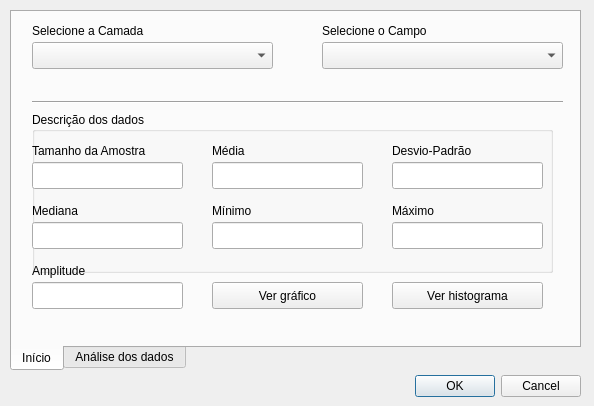
<?xml version="1.0" encoding="UTF-8"?>
<ui version="4.0">
 <class>thematicMapDialogBase</class>
 <widget class="QDialog" name="thematicMapDialogBase">
  <property name="geometry">
   <rect>
    <x>0</x>
    <y>0</y>
    <width>594</width>
    <height>406</height>
   </rect>
  </property>
  <property name="sizePolicy">
   <sizepolicy hsizetype="Fixed" vsizetype="Fixed">
    <horstretch>0</horstretch>
    <verstretch>0</verstretch>
   </sizepolicy>
  </property>
  <property name="windowTitle">
   <string>Thematic Map</string>
  </property>
  <widget class="QDialogButtonBox" name="button_box">
   <property name="geometry">
    <rect>
     <x>240</x>
     <y>370</y>
     <width>341</width>
     <height>32</height>
    </rect>
   </property>
   <property name="orientation">
    <enum>Qt::Horizontal</enum>
   </property>
   <property name="standardButtons">
    <set>QDialogButtonBox::Cancel|QDialogButtonBox::Ok</set>
   </property>
  </widget>
  <widget class="QTabWidget" name="tabWidget">
   <property name="enabled">
    <bool>true</bool>
   </property>
   <property name="geometry">
    <rect>
     <x>10</x>
     <y>10</y>
     <width>571</width>
     <height>361</height>
    </rect>
   </property>
   <property name="tabPosition">
    <enum>QTabWidget::South</enum>
   </property>
   <property name="tabShape">
    <enum>QTabWidget::Rounded</enum>
   </property>
   <property name="currentIndex">
    <number>0</number>
   </property>
   <property name="elideMode">
    <enum>Qt::ElideNone</enum>
   </property>
   <property name="usesScrollButtons">
    <bool>false</bool>
   </property>
   <widget class="QWidget" name="tab">
    <attribute name="title">
     <string>Início</string>
    </attribute>
    <widget class="QgsMapLayerComboBox" name="nomeLayer">
     <property name="geometry">
      <rect>
       <x>20</x>
       <y>30</y>
       <width>241</width>
       <height>27</height>
      </rect>
     </property>
    </widget>
    <widget class="QgsFieldComboBox" name="campo">
     <property name="enabled">
      <bool>true</bool>
     </property>
     <property name="geometry">
      <rect>
       <x>310</x>
       <y>30</y>
       <width>241</width>
       <height>27</height>
      </rect>
     </property>
    </widget>
    <widget class="QLabel" name="label_2">
     <property name="geometry">
      <rect>
       <x>310</x>
       <y>10</y>
       <width>221</width>
       <height>17</height>
      </rect>
     </property>
     <property name="text">
      <string>Selecione o Campo</string>
     </property>
    </widget>
    <widget class="QLabel" name="label">
     <property name="geometry">
      <rect>
       <x>20</x>
       <y>10</y>
       <width>221</width>
       <height>17</height>
      </rect>
     </property>
     <property name="text">
      <string>Selecione a Camada</string>
     </property>
    </widget>
    <widget class="Line" name="line">
     <property name="geometry">
      <rect>
       <x>20</x>
       <y>80</y>
       <width>531</width>
       <height>20</height>
      </rect>
     </property>
     <property name="orientation">
      <enum>Qt::Horizontal</enum>
     </property>
    </widget>
    <widget class="QGroupBox" name="groupBox">
     <property name="enabled">
      <bool>true</bool>
     </property>
     <property name="geometry">
      <rect>
       <x>20</x>
       <y>100</y>
       <width>521</width>
       <height>161</height>
      </rect>
     </property>
     <property name="title">
      <string>Descrição dos dados</string>
     </property>
     <widget class="QLineEdit" name="amostra">
      <property name="geometry">
       <rect>
        <x>0</x>
        <y>50</y>
        <width>151</width>
        <height>27</height>
       </rect>
      </property>
     </widget>
     <widget class="QLabel" name="label_3">
      <property name="geometry">
       <rect>
        <x>0</x>
        <y>30</y>
        <width>151</width>
        <height>17</height>
       </rect>
      </property>
      <property name="text">
       <string>Tamanho da Amostra</string>
      </property>
     </widget>
     <widget class="QLabel" name="label_4">
      <property name="geometry">
       <rect>
        <x>360</x>
        <y>30</y>
        <width>151</width>
        <height>17</height>
       </rect>
      </property>
      <property name="text">
       <string>Desvio-Padrão</string>
      </property>
     </widget>
     <widget class="QLineEdit" name="desvio">
      <property name="geometry">
       <rect>
        <x>360</x>
        <y>50</y>
        <width>151</width>
        <height>27</height>
       </rect>
      </property>
     </widget>
     <widget class="QLabel" name="label_5">
      <property name="geometry">
       <rect>
        <x>180</x>
        <y>30</y>
        <width>151</width>
        <height>17</height>
       </rect>
      </property>
      <property name="text">
       <string>Média</string>
      </property>
     </widget>
     <widget class="QLineEdit" name="media">
      <property name="geometry">
       <rect>
        <x>180</x>
        <y>50</y>
        <width>151</width>
        <height>27</height>
       </rect>
      </property>
     </widget>
     <widget class="QLabel" name="label_6">
      <property name="geometry">
       <rect>
        <x>360</x>
        <y>90</y>
        <width>151</width>
        <height>17</height>
       </rect>
      </property>
      <property name="text">
       <string>Máximo</string>
      </property>
     </widget>
     <widget class="QLineEdit" name="max">
      <property name="geometry">
       <rect>
        <x>360</x>
        <y>110</y>
        <width>151</width>
        <height>27</height>
       </rect>
      </property>
     </widget>
     <widget class="QLabel" name="label_7">
      <property name="geometry">
       <rect>
        <x>0</x>
        <y>90</y>
        <width>151</width>
        <height>17</height>
       </rect>
      </property>
      <property name="text">
       <string>Mediana</string>
      </property>
     </widget>
     <widget class="QLineEdit" name="mediana">
      <property name="geometry">
       <rect>
        <x>0</x>
        <y>110</y>
        <width>151</width>
        <height>27</height>
       </rect>
      </property>
     </widget>
     <widget class="QLineEdit" name="min">
      <property name="geometry">
       <rect>
        <x>180</x>
        <y>110</y>
        <width>151</width>
        <height>27</height>
       </rect>
      </property>
     </widget>
     <widget class="QLabel" name="label_8">
      <property name="geometry">
       <rect>
        <x>180</x>
        <y>90</y>
        <width>151</width>
        <height>17</height>
       </rect>
      </property>
      <property name="text">
       <string>Mínimo</string>
      </property>
     </widget>
    </widget>
    <widget class="QPushButton" name="grafico">
     <property name="geometry">
      <rect>
       <x>200</x>
       <y>270</y>
       <width>151</width>
       <height>27</height>
      </rect>
     </property>
     <property name="text">
      <string>Ver gráfico</string>
     </property>
    </widget>
    <widget class="QPushButton" name="histograma">
     <property name="geometry">
      <rect>
       <x>380</x>
       <y>270</y>
       <width>151</width>
       <height>27</height>
      </rect>
     </property>
     <property name="text">
      <string>Ver histograma</string>
     </property>
    </widget>
    <widget class="QLabel" name="label_9">
     <property name="geometry">
      <rect>
       <x>20</x>
       <y>250</y>
       <width>151</width>
       <height>17</height>
      </rect>
     </property>
     <property name="text">
      <string>Amplitude</string>
     </property>
    </widget>
    <widget class="QLineEdit" name="amplitude">
     <property name="geometry">
      <rect>
       <x>20</x>
       <y>270</y>
       <width>151</width>
       <height>27</height>
      </rect>
     </property>
     <property name="text">
      <string/>
     </property>
    </widget>
   </widget>
   <widget class="QWidget" name="tab_2">
    <attribute name="title">
     <string>Análise dos dados</string>
    </attribute>
   </widget>
  </widget>
 </widget>
 <customwidgets>
  <customwidget>
   <class>QgsFieldComboBox</class>
   <extends>QComboBox</extends>
   <header>qgsfieldcombobox.h</header>
  </customwidget>
  <customwidget>
   <class>QgsMapLayerComboBox</class>
   <extends>QComboBox</extends>
   <header>qgsmaplayercombobox.h</header>
  </customwidget>
 </customwidgets>
 <resources/>
 <connections>
  <connection>
   <sender>button_box</sender>
   <signal>accepted()</signal>
   <receiver>thematicMapDialogBase</receiver>
   <slot>accept()</slot>
   <hints>
    <hint type="sourcelabel">
     <x>20</x>
     <y>20</y>
    </hint>
    <hint type="destinationlabel">
     <x>20</x>
     <y>20</y>
    </hint>
   </hints>
  </connection>
  <connection>
   <sender>button_box</sender>
   <signal>rejected()</signal>
   <receiver>thematicMapDialogBase</receiver>
   <slot>reject()</slot>
   <hints>
    <hint type="sourcelabel">
     <x>20</x>
     <y>20</y>
    </hint>
    <hint type="destinationlabel">
     <x>20</x>
     <y>20</y>
    </hint>
   </hints>
  </connection>
 </connections>
</ui>
